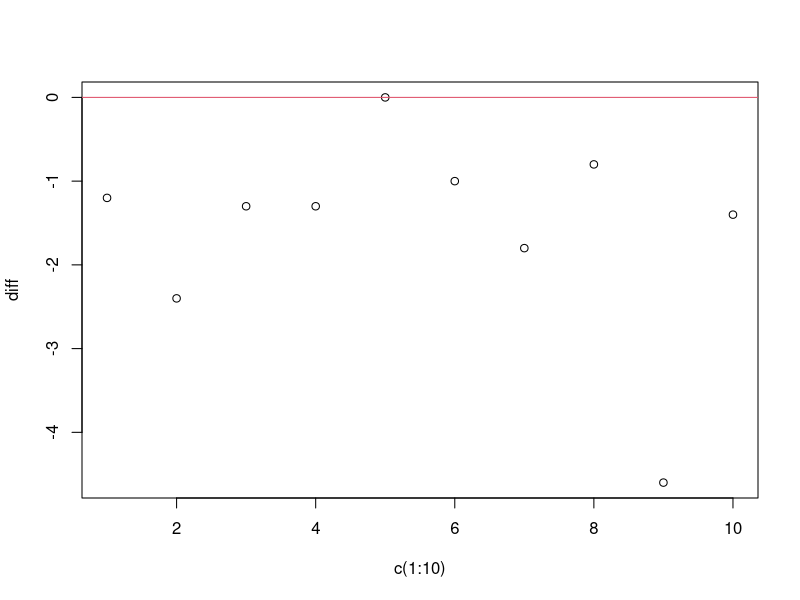
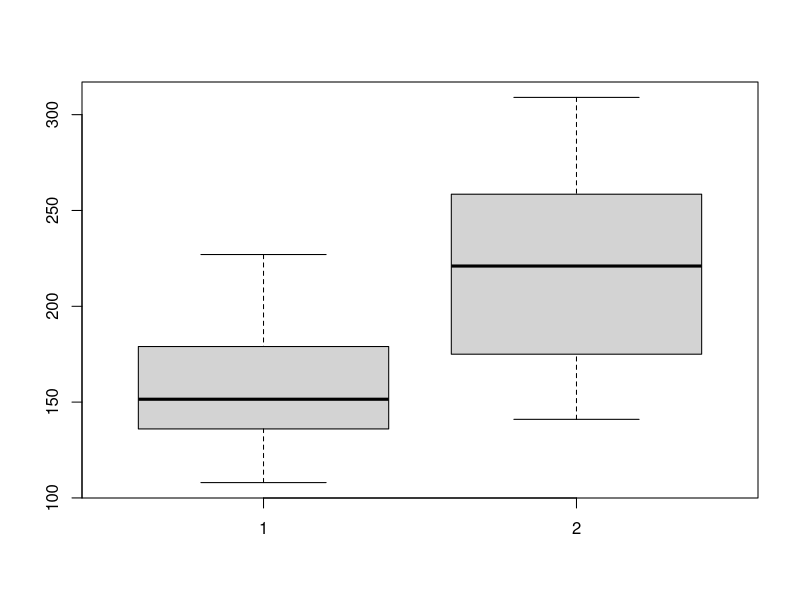

Write R code to recreate these figures, in order.
##########################################################
#                                                        #
#                                                        #
# Introduction to Statistical inference using R          #
#                                                        #
# 2024                                                   #
# Ziv Shkedy                                             #
# >eR-BioStat                                            #
# Chapter 5                                              #
#                                                        #
#                                                        #
##########################################################


###########################################################
################# Chapter 5           #####################
###########################################################
 

 
 
####  Example: critical value t distribution ##############

x=c(22,19,17,26,21,20,29,27,22)
xbar=mean(x)
mu = 21                
s = sd(x)
n = length(x)
t = (xbar-mu)/(s/sqrt(n))
t
alpha = .05 
crit.val = qt(1-alpha, n-1, lower.tail = TRUE) 
crit.val     

#### heights and weights for American women aged 30–39 ####

womenheight=women$height
t.test(womenheight,mu=60,conf.level=0.90)


#### example: case a ######################################

xbar=50.8;s=sqrt(1.6);n=100;H0=51
test.statgy=(xbar-H0)/(s/sqrt(n))
test.statgy
crit.point1=qnorm(0.95,lower.tail=TRUE)#p=0.05 one tailed
crit.point1


#### example: case c ##################################### 

xbar=118;s=sqrt(98);n=50;H0=115
test.statcrop=(xbar-H0)/(s/sqrt(n))
test.statcrop
alpha = 0.05 
crit.pointcrop = qnorm(1-alpha/2)
crit.pointcrop 
-crit.pointcrop
c(-crit.pointcrop,crit.pointcrop)


#### example: p value ###################################

x=c(22,19,17,26,21,20,29,27,22)
xbar=mean(x)
mu = 21                
s = sd(x)
n = length(x)
t = (xbar-mu)/(s/sqrt(n))
alpha = .05 
pval = pt(t,df=n-1, lower.tail=FALSE) 
pval


#### example: p value (with t distribution) ############

xbar=50.8;s=sqrt(1.6);n=100;H0=51
test.statgy=(xbar-H0)/(s/sqrt(n))
test.statgy
pval1 = pt(test.statgy,df=n-1,lower.tail=TRUE) 
pval1


#### example: p value (two sided with N() distribution) ####

bar=118;s=sqrt(98);n=50;H0=115
test.statcrop=(xbar-H0)/(s/sqrt(n))
test.statcrop 
2*(1-pnorm(test.statcrop))                
 
 
#### Test a difference between paired measurement  ####

Before<-c(115, 112, 107, 119, 115, 138, 126, 108, 104, 115)
During<-c(128, 115, 106, 128, 122, 145, 132, 109, 102, 117)

library(MASS) 
t.test(Before, During, paired=TRUE)


#### Test a difference between paired measurement ####
placebo <-c(78, 54, 142, 25, 101, 99, 94, 107, 64)
treatment <-c(79, 48, 52, 15, 61, 107, 77, 54, 5)

library(MASS) 
t.test(treatment, placebo, paired=TRUE)

#### Test a difference between paired measurement ####

before<-sleep$extra[sleep$group == 1]
after<-sleep$extra[sleep$group == 2]
diff<-before-after
plot(c(1:10),diff)
abline(0,0,col=2)
mean(before)
mean(after)

t.test(before,after, paired = TRUE)


#### One sided test for two independent sample  ####
A <- c(17, 19, 15, 18, 21, 18)
B <- c(18, 15, 13, 16, 13)

library(MASS)
t.test(B, A,var.equal=T, alternative="less")

#### Example: chick weight data ####################

x<-chickwts$weight[chickwts$feed=="horsebean"]
y<-chickwts$weight[chickwts$feed=="linseed"]
mean(x)
mean(y)
boxplot(x,y)
t.test(x,y,var.equal=T)


###########################################################
################# End of Chapter 5    #####################
###########################################################
 

 

